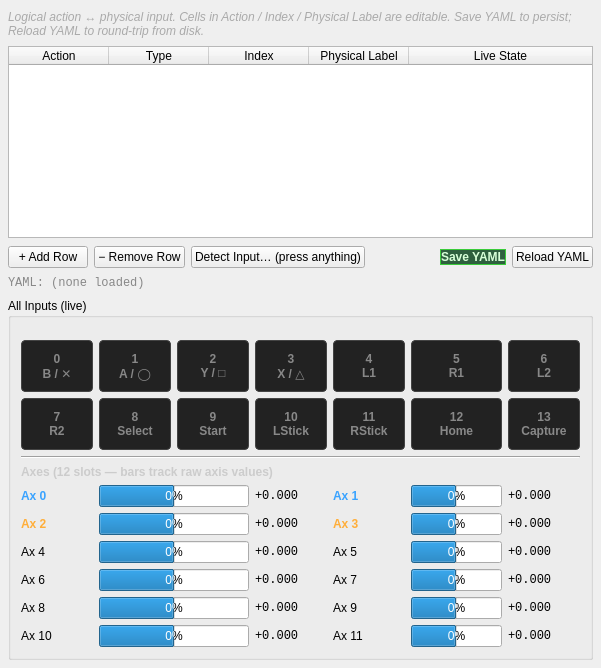
     <widget class="QWidget" name="tab_mapping">
      <attribute name="title"><string>Mapping</string></attribute>
      <layout class="QVBoxLayout" name="layout_tab_mapping">
       <property name="spacing"><number>8</number></property>
       <property name="leftMargin"><number>8</number></property>
       <property name="topMargin"><number>10</number></property>
       <property name="rightMargin"><number>8</number></property>
       <property name="bottomMargin"><number>8</number></property>

       <item>
        <widget class="QLabel" name="lbl_mapping_help">
         <property name="text"><string>Logical action ↔ physical input. Cells in Action / Index / Physical Label are editable. Save YAML to persist; Reload YAML to round-trip from disk.</string></property>
         <property name="wordWrap"><bool>true</bool></property>
         <property name="styleSheet"><string notr="true">color:#aaa; font-style:italic;</string></property>
        </widget>
       </item>

       <!-- MAPPING TABLE (editable: Action, Index, Physical Label) -->
       <item>
        <widget class="QTableWidget" name="tbl_mapping">
         <property name="alternatingRowColors"><bool>true</bool></property>
         <property name="selectionMode"><enum>QAbstractItemView::SingleSelection</enum></property>
         <property name="selectionBehavior"><enum>QAbstractItemView::SelectRows</enum></property>
         <property name="columnCount"><number>5</number></property>
         <property name="rowCount"><number>0</number></property>
         <attribute name="horizontalHeaderStretchLastSection"><bool>true</bool></attribute>
         <column><property name="text"><string>Action</string></property></column>
         <column><property name="text"><string>Type</string></property></column>
         <column><property name="text"><string>Index</string></property></column>
         <column><property name="text"><string>Physical Label</string></property></column>
         <column><property name="text"><string>Live State</string></property></column>
        </widget>
       </item>

       <!-- ACTION BUTTON ROW: Add / Remove / Detect / Save / Reload -->
       <item>
        <layout class="QHBoxLayout" name="layout_mapping_actions">
         <property name="spacing"><number>6</number></property>
         <item>
          <widget class="QPushButton" name="btn_add_row">
           <property name="text"><string>+ Add Row</string></property>
          </widget>
         </item>
         <item>
          <widget class="QPushButton" name="btn_remove_row">
           <property name="text"><string>− Remove Row</string></property>
          </widget>
         </item>
         <item>
          <widget class="QPushButton" name="btn_detect_input">
           <property name="text"><string>Detect Input… (press anything)</string></property>
           <property name="toolTip"><string>Highlights whichever button/axis is pressed next.</string></property>
          </widget>
         </item>
         <item>
          <spacer name="spacer_mapping_mid">
           <property name="orientation"><enum>Qt::Horizontal</enum></property>
           <property name="sizeHint" stdset="0"><size><width>40</width><height>20</height></size></property>
          </spacer>
         </item>
         <item>
          <widget class="QPushButton" name="btn_save_yaml">
           <property name="text"><string>Save YAML</string></property>
           <property name="styleSheet"><string notr="true">QPushButton { background-color: #2e5f3e; color: #d8ffd8; border: 1px solid #3acb3a; font-weight: bold; }
QPushButton:hover { background-color: #357046; }</string></property>
          </widget>
         </item>
         <item>
          <widget class="QPushButton" name="btn_reload_yaml">
           <property name="text"><string>Reload YAML</string></property>
          </widget>
         </item>
        </layout>
       </item>

       <item>
        <widget class="QLabel" name="lbl_yaml_path">
         <property name="text"><string>YAML: (none loaded)</string></property>
         <property name="styleSheet"><string notr="true">color:#888; font-family:monospace;</string></property>
        </widget>
       </item>

       <!-- BUTTON GRID (14 buttons + 12 axes — "all inputs visible") -->
       <item>
        <widget class="QGroupBox" name="grp_all_inputs">
         <property name="title"><string>All Inputs (live)</string></property>
         <layout class="QGridLayout" name="layout_all_inputs">
          <property name="horizontalSpacing"><number>6</number></property>
          <property name="verticalSpacing"><number>6</number></property>
          <property name="leftMargin"><number>10</number></property>
          <property name="topMargin"><number>22</number></property>
          <property name="rightMargin"><number>10</number></property>
          <property name="bottomMargin"><number>10</number></property>

          <!-- 14 button slots, 7 cols x 2 rows -->
          <item row="0" column="0"><widget class="QLabel" name="btn_slot_0"><property name="text"><string>0
B / ✕</string></property><property name="alignment"><set>Qt::AlignCenter</set></property><property name="minimumSize"><size><width>72</width><height>52</height></size></property><property name="styleSheet"><string notr="true">QLabel { background:#222; color:#888; border:1px solid #444; border-radius:4px; font-weight:bold; }</string></property></widget></item>
          <item row="0" column="1"><widget class="QLabel" name="btn_slot_1"><property name="text"><string>1
A / ◯</string></property><property name="alignment"><set>Qt::AlignCenter</set></property><property name="minimumSize"><size><width>72</width><height>52</height></size></property><property name="styleSheet"><string notr="true">QLabel { background:#222; color:#888; border:1px solid #444; border-radius:4px; font-weight:bold; }</string></property></widget></item>
          <item row="0" column="2"><widget class="QLabel" name="btn_slot_2"><property name="text"><string>2
Y / □</string></property><property name="alignment"><set>Qt::AlignCenter</set></property><property name="minimumSize"><size><width>72</width><height>52</height></size></property><property name="styleSheet"><string notr="true">QLabel { background:#222; color:#888; border:1px solid #444; border-radius:4px; font-weight:bold; }</string></property></widget></item>
          <item row="0" column="3"><widget class="QLabel" name="btn_slot_3"><property name="text"><string>3
X / △</string></property><property name="alignment"><set>Qt::AlignCenter</set></property><property name="minimumSize"><size><width>72</width><height>52</height></size></property><property name="styleSheet"><string notr="true">QLabel { background:#222; color:#888; border:1px solid #444; border-radius:4px; font-weight:bold; }</string></property></widget></item>
          <item row="0" column="4"><widget class="QLabel" name="btn_slot_4"><property name="text"><string>4
L1</string></property><property name="alignment"><set>Qt::AlignCenter</set></property><property name="minimumSize"><size><width>72</width><height>52</height></size></property><property name="styleSheet"><string notr="true">QLabel { background:#222; color:#888; border:1px solid #444; border-radius:4px; font-weight:bold; }</string></property></widget></item>
          <item row="0" column="5"><widget class="QLabel" name="btn_slot_5"><property name="text"><string>5
R1</string></property><property name="alignment"><set>Qt::AlignCenter</set></property><property name="minimumSize"><size><width>72</width><height>52</height></size></property><property name="styleSheet"><string notr="true">QLabel { background:#222; color:#888; border:1px solid #444; border-radius:4px; font-weight:bold; }</string></property></widget></item>
          <item row="0" column="6"><widget class="QLabel" name="btn_slot_6"><property name="text"><string>6
L2</string></property><property name="alignment"><set>Qt::AlignCenter</set></property><property name="minimumSize"><size><width>72</width><height>52</height></size></property><property name="styleSheet"><string notr="true">QLabel { background:#222; color:#888; border:1px solid #444; border-radius:4px; font-weight:bold; }</string></property></widget></item>

          <item row="1" column="0"><widget class="QLabel" name="btn_slot_7"><property name="text"><string>7
R2</string></property><property name="alignment"><set>Qt::AlignCenter</set></property><property name="minimumSize"><size><width>72</width><height>52</height></size></property><property name="styleSheet"><string notr="true">QLabel { background:#222; color:#888; border:1px solid #444; border-radius:4px; font-weight:bold; }</string></property></widget></item>
          <item row="1" column="1"><widget class="QLabel" name="btn_slot_8"><property name="text"><string>8
Select</string></property><property name="alignment"><set>Qt::AlignCenter</set></property><property name="minimumSize"><size><width>72</width><height>52</height></size></property><property name="styleSheet"><string notr="true">QLabel { background:#222; color:#888; border:1px solid #444; border-radius:4px; font-weight:bold; }</string></property></widget></item>
          <item row="1" column="2"><widget class="QLabel" name="btn_slot_9"><property name="text"><string>9
Start</string></property><property name="alignment"><set>Qt::AlignCenter</set></property><property name="minimumSize"><size><width>72</width><height>52</height></size></property><property name="styleSheet"><string notr="true">QLabel { background:#222; color:#888; border:1px solid #444; border-radius:4px; font-weight:bold; }</string></property></widget></item>
          <item row="1" column="3"><widget class="QLabel" name="btn_slot_10"><property name="text"><string>10
LStick</string></property><property name="alignment"><set>Qt::AlignCenter</set></property><property name="minimumSize"><size><width>72</width><height>52</height></size></property><property name="styleSheet"><string notr="true">QLabel { background:#222; color:#888; border:1px solid #444; border-radius:4px; font-weight:bold; }</string></property></widget></item>
          <item row="1" column="4"><widget class="QLabel" name="btn_slot_11"><property name="text"><string>11
RStick</string></property><property name="alignment"><set>Qt::AlignCenter</set></property><property name="minimumSize"><size><width>72</width><height>52</height></size></property><property name="styleSheet"><string notr="true">QLabel { background:#222; color:#888; border:1px solid #444; border-radius:4px; font-weight:bold; }</string></property></widget></item>
          <item row="1" column="5"><widget class="QLabel" name="btn_slot_12"><property name="text"><string>12
Home</string></property><property name="alignment"><set>Qt::AlignCenter</set></property><property name="minimumSize"><size><width>72</width><height>52</height></size></property><property name="styleSheet"><string notr="true">QLabel { background:#222; color:#888; border:1px solid #444; border-radius:4px; font-weight:bold; }</string></property></widget></item>
          <item row="1" column="6"><widget class="QLabel" name="btn_slot_13"><property name="text"><string>13
Capture</string></property><property name="alignment"><set>Qt::AlignCenter</set></property><property name="minimumSize"><size><width>72</width><height>52</height></size></property><property name="styleSheet"><string notr="true">QLabel { background:#222; color:#888; border:1px solid #444; border-radius:4px; font-weight:bold; }</string></property></widget></item>

          <!-- AXES (12 slots, 6 cols x 2 rows) — Index/Cap + bar + value -->
          <item row="2" column="0" colspan="7">
           <widget class="Line" name="line_axes_sep_map"><property name="orientation"><enum>Qt::Horizontal</enum></property></widget>
          </item>
          <item row="3" column="0" colspan="7">
           <widget class="QLabel" name="lbl_axes_section_title">
            <property name="text"><string>Axes (12 slots — bars track raw axis values)</string></property>
            <property name="styleSheet"><string notr="true">color: #ccc; font-weight: bold;</string></property>
           </widget>
          </item>

          <item row="4" column="0"><widget class="QLabel" name="ax_slot_0_cap"><property name="text"><string>Ax 0</string></property><property name="styleSheet"><string notr="true">color:#3aa3ff; font-weight:bold;</string></property></widget></item>
          <item row="4" column="1" colspan="2"><widget class="QProgressBar" name="ax_slot_0_bar"><property name="minimum"><number>-100</number></property><property name="maximum"><number>100</number></property><property name="value"><number>0</number></property><property name="format"><string>%v%</string></property></widget></item>
          <item row="4" column="3"><widget class="QLabel" name="ax_slot_0_val"><property name="text"><string>+0.000</string></property><property name="styleSheet"><string notr="true">font-family:monospace;</string></property></widget></item>
          <item row="4" column="4"><widget class="QLabel" name="ax_slot_1_cap"><property name="text"><string>Ax 1</string></property><property name="styleSheet"><string notr="true">color:#3aa3ff; font-weight:bold;</string></property></widget></item>
          <item row="4" column="5"><widget class="QProgressBar" name="ax_slot_1_bar"><property name="minimum"><number>-100</number></property><property name="maximum"><number>100</number></property><property name="value"><number>0</number></property><property name="format"><string>%v%</string></property></widget></item>
          <item row="4" column="6"><widget class="QLabel" name="ax_slot_1_val"><property name="text"><string>+0.000</string></property><property name="styleSheet"><string notr="true">font-family:monospace;</string></property></widget></item>

          <item row="5" column="0"><widget class="QLabel" name="ax_slot_2_cap"><property name="text"><string>Ax 2</string></property><property name="styleSheet"><string notr="true">color:#ffae3a; font-weight:bold;</string></property></widget></item>
          <item row="5" column="1" colspan="2"><widget class="QProgressBar" name="ax_slot_2_bar"><property name="minimum"><number>-100</number></property><property name="maximum"><number>100</number></property><property name="value"><number>0</number></property><property name="format"><string>%v%</string></property></widget></item>
          <item row="5" column="3"><widget class="QLabel" name="ax_slot_2_val"><property name="text"><string>+0.000</string></property><property name="styleSheet"><string notr="true">font-family:monospace;</string></property></widget></item>
          <item row="5" column="4"><widget class="QLabel" name="ax_slot_3_cap"><property name="text"><string>Ax 3</string></property><property name="styleSheet"><string notr="true">color:#ffae3a; font-weight:bold;</string></property></widget></item>
          <item row="5" column="5"><widget class="QProgressBar" name="ax_slot_3_bar"><property name="minimum"><number>-100</number></property><property name="maximum"><number>100</number></property><property name="value"><number>0</number></property><property name="format"><string>%v%</string></property></widget></item>
          <item row="5" column="6"><widget class="QLabel" name="ax_slot_3_val"><property name="text"><string>+0.000</string></property><property name="styleSheet"><string notr="true">font-family:monospace;</string></property></widget></item>

          <item row="6" column="0"><widget class="QLabel" name="ax_slot_4_cap"><property name="text"><string>Ax 4</string></property></widget></item>
          <item row="6" column="1" colspan="2"><widget class="QProgressBar" name="ax_slot_4_bar"><property name="minimum"><number>-100</number></property><property name="maximum"><number>100</number></property><property name="value"><number>0</number></property><property name="format"><string>%v%</string></property></widget></item>
          <item row="6" column="3"><widget class="QLabel" name="ax_slot_4_val"><property name="text"><string>+0.000</string></property><property name="styleSheet"><string notr="true">font-family:monospace;</string></property></widget></item>
          <item row="6" column="4"><widget class="QLabel" name="ax_slot_5_cap"><property name="text"><string>Ax 5</string></property></widget></item>
          <item row="6" column="5"><widget class="QProgressBar" name="ax_slot_5_bar"><property name="minimum"><number>-100</number></property><property name="maximum"><number>100</number></property><property name="value"><number>0</number></property><property name="format"><string>%v%</string></property></widget></item>
          <item row="6" column="6"><widget class="QLabel" name="ax_slot_5_val"><property name="text"><string>+0.000</string></property><property name="styleSheet"><string notr="true">font-family:monospace;</string></property></widget></item>

          <item row="7" column="0"><widget class="QLabel" name="ax_slot_6_cap"><property name="text"><string>Ax 6</string></property></widget></item>
          <item row="7" column="1" colspan="2"><widget class="QProgressBar" name="ax_slot_6_bar"><property name="minimum"><number>-100</number></property><property name="maximum"><number>100</number></property><property name="value"><number>0</number></property><property name="format"><string>%v%</string></property></widget></item>
          <item row="7" column="3"><widget class="QLabel" name="ax_slot_6_val"><property name="text"><string>+0.000</string></property><property name="styleSheet"><string notr="true">font-family:monospace;</string></property></widget></item>
          <item row="7" column="4"><widget class="QLabel" name="ax_slot_7_cap"><property name="text"><string>Ax 7</string></property></widget></item>
          <item row="7" column="5"><widget class="QProgressBar" name="ax_slot_7_bar"><property name="minimum"><number>-100</number></property><property name="maximum"><number>100</number></property><property name="value"><number>0</number></property><property name="format"><string>%v%</string></property></widget></item>
          <item row="7" column="6"><widget class="QLabel" name="ax_slot_7_val"><property name="text"><string>+0.000</string></property><property name="styleSheet"><string notr="true">font-family:monospace;</string></property></widget></item>

          <item row="8" column="0"><widget class="QLabel" name="ax_slot_8_cap"><property name="text"><string>Ax 8</string></property></widget></item>
          <item row="8" column="1" colspan="2"><widget class="QProgressBar" name="ax_slot_8_bar"><property name="minimum"><number>-100</number></property><property name="maximum"><number>100</number></property><property name="value"><number>0</number></property><property name="format"><string>%v%</string></property></widget></item>
          <item row="8" column="3"><widget class="QLabel" name="ax_slot_8_val"><property name="text"><string>+0.000</string></property><property name="styleSheet"><string notr="true">font-family:monospace;</string></property></widget></item>
          <item row="8" column="4"><widget class="QLabel" name="ax_slot_9_cap"><property name="text"><string>Ax 9</string></property></widget></item>
          <item row="8" column="5"><widget class="QProgressBar" name="ax_slot_9_bar"><property name="minimum"><number>-100</number></property><property name="maximum"><number>100</number></property><property name="value"><number>0</number></property><property name="format"><string>%v%</string></property></widget></item>
          <item row="8" column="6"><widget class="QLabel" name="ax_slot_9_val"><property name="text"><string>+0.000</string></property><property name="styleSheet"><string notr="true">font-family:monospace;</string></property></widget></item>

          <item row="9" column="0"><widget class="QLabel" name="ax_slot_10_cap"><property name="text"><string>Ax 10</string></property></widget></item>
          <item row="9" column="1" colspan="2"><widget class="QProgressBar" name="ax_slot_10_bar"><property name="minimum"><number>-100</number></property><property name="maximum"><number>100</number></property><property name="value"><number>0</number></property><property name="format"><string>%v%</string></property></widget></item>
          <item row="9" column="3"><widget class="QLabel" name="ax_slot_10_val"><property name="text"><string>+0.000</string></property><property name="styleSheet"><string notr="true">font-family:monospace;</string></property></widget></item>
          <item row="9" column="4"><widget class="QLabel" name="ax_slot_11_cap"><property name="text"><string>Ax 11</string></property></widget></item>
          <item row="9" column="5"><widget class="QProgressBar" name="ax_slot_11_bar"><property name="minimum"><number>-100</number></property><property name="maximum"><number>100</number></property><property name="value"><number>0</number></property><property name="format"><string>%v%</string></property></widget></item>
          <item row="9" column="6"><widget class="QLabel" name="ax_slot_11_val"><property name="text"><string>+0.000</string></property><property name="styleSheet"><string notr="true">font-family:monospace;</string></property></widget></item>
         </layout>
        </widget>
       </item>
      </layout>
     </widget>
